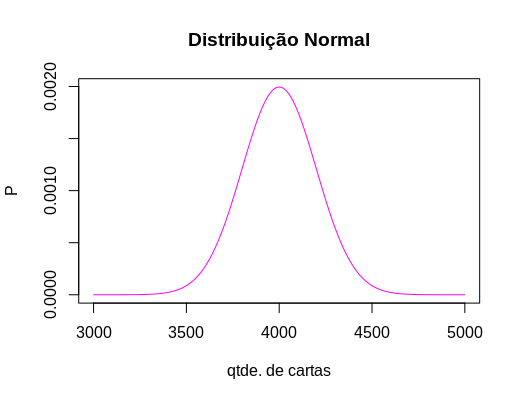

Here is the R script that generated this plot:
# questão 8 letra d

media <- 4000
desviopadrao <- 200
x <- seq(media-(5*desviopadrao),media+(5*desviopadrao),1)
y <- dnorm(x,mean = media,sd = desviopadrao)
plot(x, y,
     main="Distribuição Normal",
     ylab="P",
     xlab = "qtde. de cartas",
     type="l",
     col="magenta")
